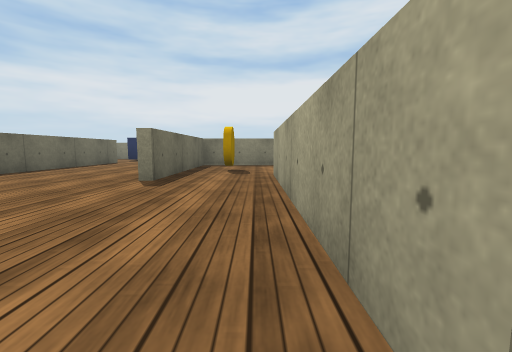
[1] (above)

16 first-person views from a walk through a Unity game level. The camera is 0.55 m above the floor, tilts 6° down and sees 90° across. The floor is counted in squares, 1 m on a side. Each view is taken from the middle of a square. On the plan, view 1 faces up. The plan holds only what a view shows up to about 9 squares ahead; the rest is blank. The player character is not drawn. Surface patterns are stand-ins for the level's own textures.

[2]
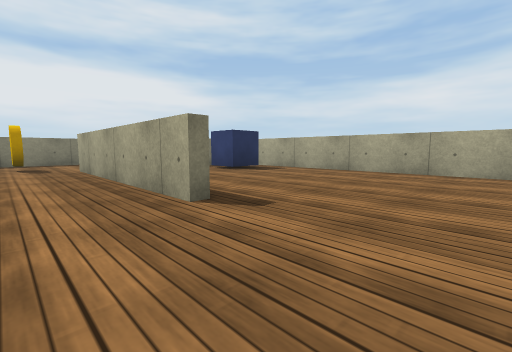

[3]
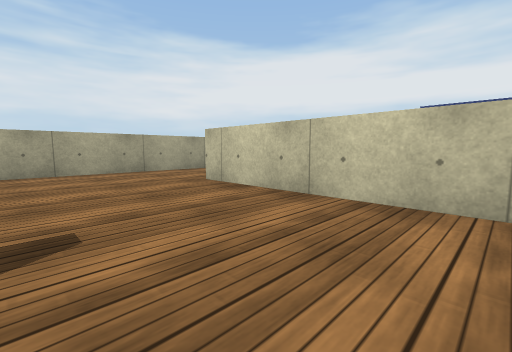

[4]
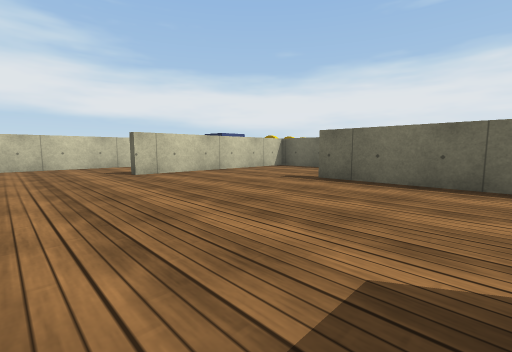

[5]
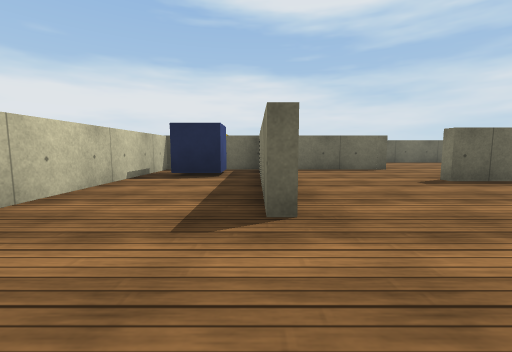

[6]
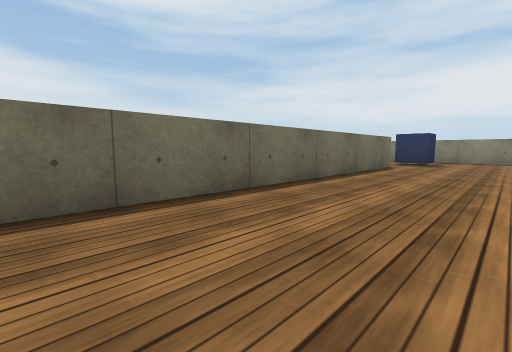

[7]
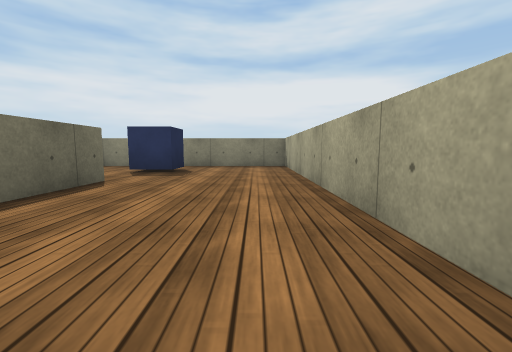

[8]
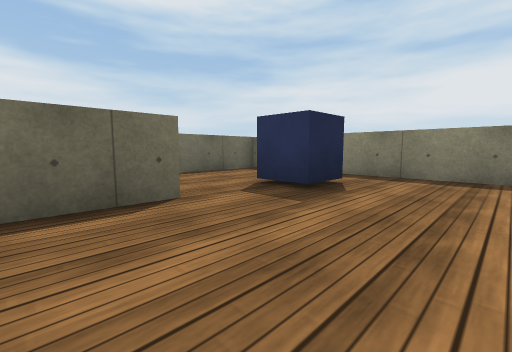

[9]
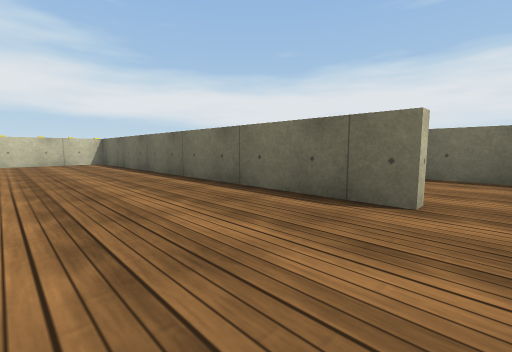

[10]
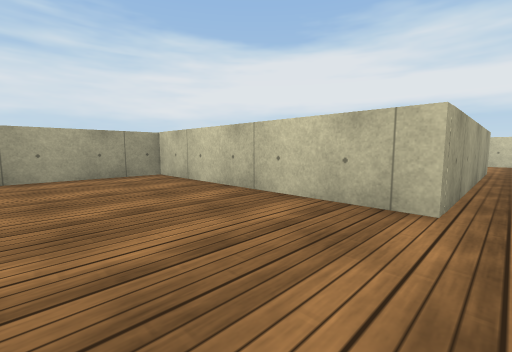

[11]
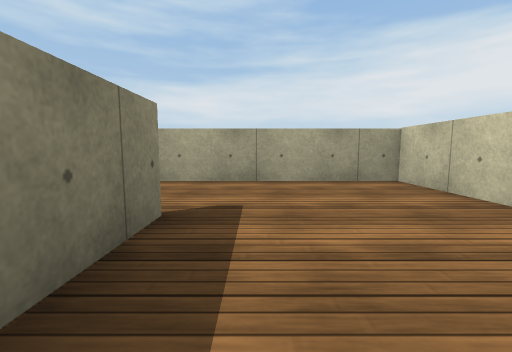

[12]
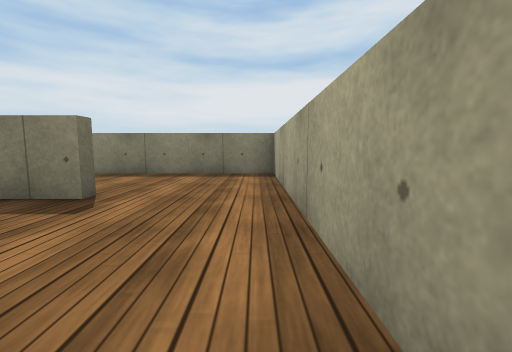

[13]
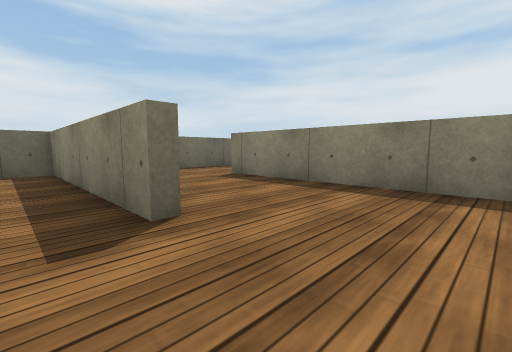

[14]
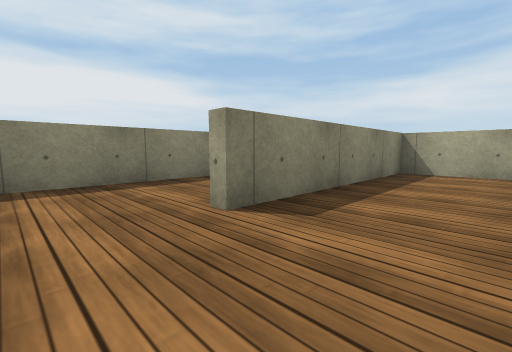

[15]
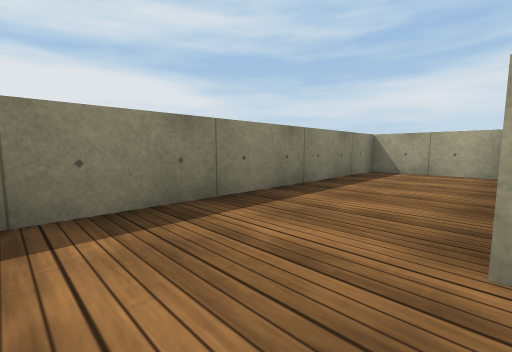

[16]
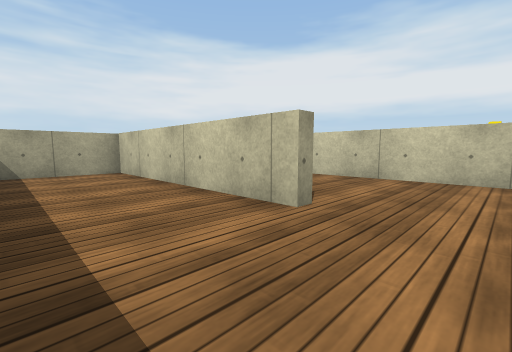

### Floor plan
Points are (right, up) in squares from view 1. A wall is a line through its corners. A room is listed if a view was taken in it or the views show most of it. See-through windows are left out.
Room 1 (views 1, 2, 3, 4, 5)
walls: (3, -2.9) (-1.8, -2.9) (-1.8, -3.9); (0.4, 0.2) (0.4, 1.4); (5.4, -4.4) (5.4, 4.2); (0.6, 3.1) (0.6, 0.2); (-1.8, 0.6) (-1.8, -2.7) (3, -2.7); (-2, -5.4) (5, -5.4)
ways out: opening at (-0.5, 0.5) to room 2
objects: blue cube (-1, -4) to (0, -4); blue cube (4, 4)
Room 2 (views 6, 7, 8, 9)
walls: (-2, 6.9) (-2, 14.4) (-8.5, 14.4) (-8.5, 11.4); (-1.8, 5.6) (-1.8, 4.4); (-5.6, 10.5) (-5.6, 0.8); (-5.4, 0.5) (-3, 0.5); (0.4, 1.4) (0.4, 5.5)
ways out: opening at (-0.5, 0.5) to room 1; opening at (-0.5, 5) to room 3; opening at (-7.5, 11)
objects: blue cube (-5, 12) to (-5, 13)
Room 3 (views 10, 11, 12, 13)
walls: (3.1, 8.8) (-1.8, 8.8) (-1.8, 5.6); (0.4, 5.5) (5.4, 5.5) (5.4, 9.6)
ways out: opening at (-0.5, 5) to room 2; opening at (4.5, 9) to room 4
objects: disc (-1, 7)
Room 4 (views 14, 15)
walls: (5.4, 9.6) (5.4, 11.8) (0.4, 11.8); (-1.1, 9) (2.2, 9); (-1.8, 12.6) (-1.8, 11.6)
ways out: opening at (4.5, 9) to room 3; opening at (-0.5, 12) to room 5
Room 5 (view 16)
walls: (0.4, 12) (5.4, 12) (5.4, 14.4) (-1.1, 14.4); (-1.8, 13.6) (-1.8, 12.6)
ways out: opening at (-0.5, 12) to room 4

Where each view was taken, in squares from view 1:
view 1: 0 up, 0 right, facing up
view 2: 2 down, 1 left, facing up-right
view 3: 0 up, 1 left, facing down-right
view 4: 3 up, 5 right, facing down-left
view 5: 3 down, 5 right, facing left
view 6: 2 up, 3 left, facing up-left
view 7: 6 up, 3 left, facing up
view 8: 9 up, 3 left, facing up-left
view 9: 11 up, 3 left, facing down-left
view 10: 8 up, 0 right, facing down-right
view 11: 8 up, 1 right, facing right
view 12: 6 up, 5 right, facing up
view 13: 8 up, 5 right, facing up-left
view 14: 10 up, 1 left, facing up-right
view 15: 12 up, 1 left, facing up-right
view 16: 14 up, 1 left, facing down-right
